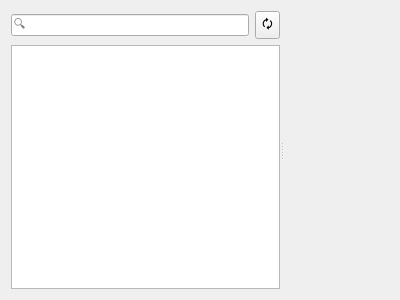
<?xml version="1.0" encoding="UTF-8"?>
<ui version="4.0">
 <class>ServersChartView</class>
 <widget class="QWidget" name="ServersChartView">
  <property name="geometry">
   <rect>
    <x>0</x>
    <y>0</y>
    <width>400</width>
    <height>300</height>
   </rect>
  </property>
  <property name="windowTitle">
   <string>Form</string>
  </property>
  <layout class="QGridLayout" name="gridLayout">
   <item row="0" column="0">
    <widget class="QSplitter" name="splitter">
     <property name="orientation">
      <enum>Qt::Horizontal</enum>
     </property>
     <widget class="QWidget" name="">
      <layout class="QVBoxLayout" name="verticalLayout">
       <item>
        <layout class="QHBoxLayout" name="horizontalLayout">
         <item>
          <widget class="QLineEdit" name="lineEdit">
           <property name="placeholderText">
            <string>🔍</string>
           </property>
          </widget>
         </item>
         <item>
          <widget class="QToolButton" name="buttonReload">
           <property name="text">
            <string>🗘</string>
           </property>
          </widget>
         </item>
        </layout>
       </item>
       <item>
        <widget class="QTreeView" name="treeView"/>
       </item>
      </layout>
     </widget>
     <widget class="MapWidget" name="chartWidget" native="true"/>
    </widget>
   </item>
  </layout>
 </widget>
 <customwidgets>
  <customwidget>
   <class>MapWidget</class>
   <extends>QWidget</extends>
   <header>mapwidget.h</header>
   <container>1</container>
  </customwidget>
 </customwidgets>
 <resources/>
 <connections/>
</ui>
